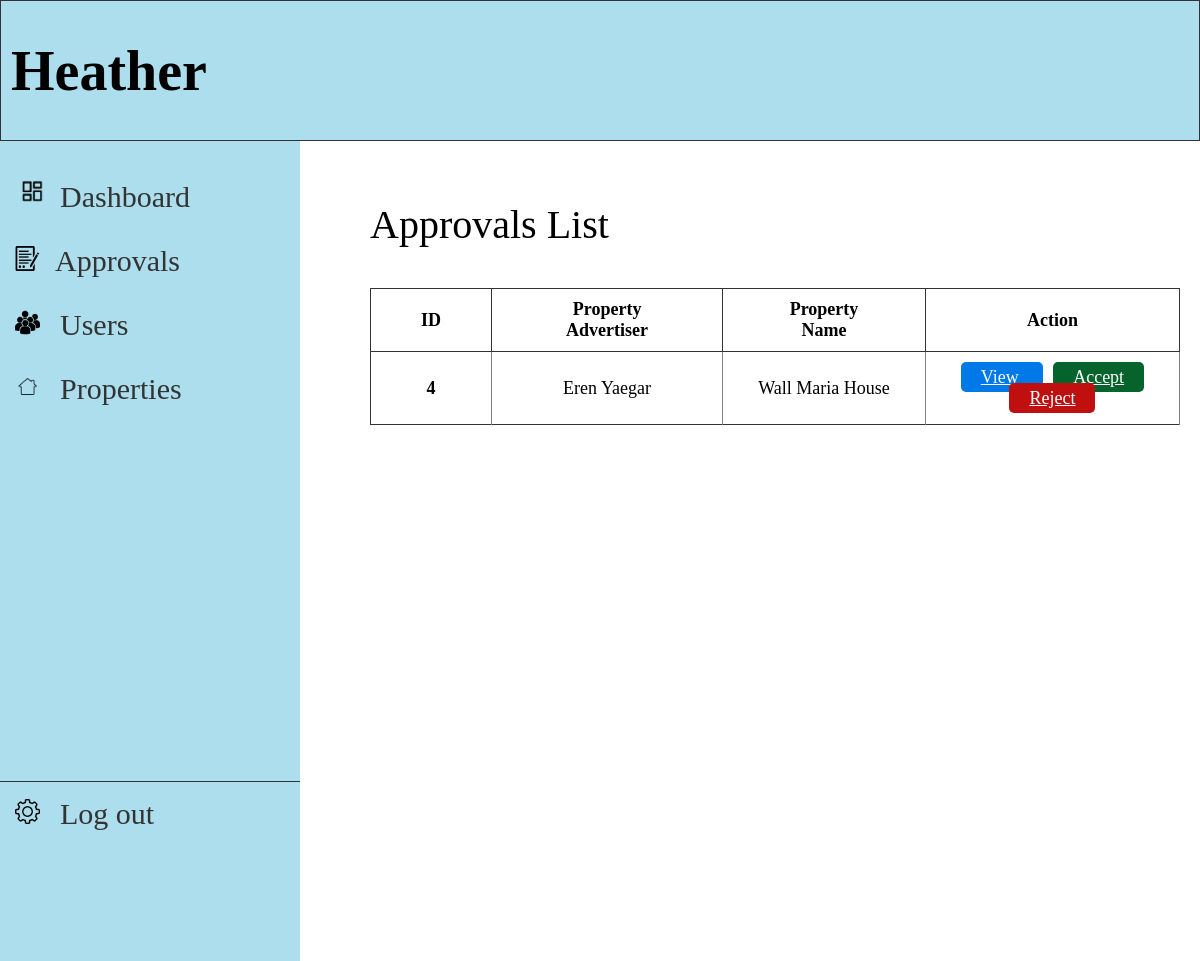
Page /admin/approvalList.php on the committed database.
### tables this page shows
CREATE TABLE `property` (
  `PROP_ID` int(11) NOT NULL,
  `PROP_NAME` varchar(75) DEFAULT NULL,
  `ADVERTISER_ID` int(11) NOT NULL,
  `PROP_ADDRESS` varchar(100) DEFAULT NULL,
  `POSTCODE` int(11) DEFAULT NULL,
  `FLOOR_AREA` decimal(10,2) DEFAULT NULL,
  `ROOM_NUM` int(11) NOT NULL,
  `PROP_DESCRIPTION` varchar(100) DEFAULT NULL,
  `PROP_PRICE` decimal(10,2) DEFAULT NULL,
  `PROP_RULES` varchar(100) DEFAULT NULL,
  `image` varchar(100) DEFAULT NULL,
  `status` varchar(20) NOT NULL DEFAULT 'pending'
);

### admin/approvalList.php (the view, shortened to what this page needs)
<!DOCTYPE html>
<html lang="en">
<head>
</head>
<body>
<header>
    <h1>Heather</h1>
</header>
<div class="container">
    <nav>
        <a href="#dashboard" onclick="redirectPage('adminDashboard')"><img class="sidebar-image" src= "../img/dashboard.png" width="35px" >Dashboard</a>
        <a href="#approvals" onclick="redirectPage('approvalList')"><img class="sidebar-image" src= "../img/form.png" width="25px" style="padding-right:15px">Approvals</a>
        <a href="#users" onclick="redirectPage('userList')"><img class="sidebar-image" src= "../img/users.png" width="25px" style="padding-right:20px">Users</a>
        <a href="#properties" onclick="redirectPage('propertyList')"><img class="sidebar-image" src= "../img/property.png" width="25px" style="padding-right:20px">Properties</a>
        <a href="#logout" class="logout" style="border-top: 0.5px solid #333" onclick="redirectPage('adminLoginPage')"><img class="sidebar-image" src= "../img/settings.png" width="25px" style="padding-right:20px">Log out</a>
    </nav>
    <div class="content">
        <p class="page-header" style="display:inline-block">Approvals List</p>
        <table class="table">
            <thead>
                <tr>
                <th scope="col">ID</th>
                <th scope="col">Property Advertiser</th>
                <th scope="col">Property Name</th>
                <th scope="col">Action</th>
                </tr>
            </thead>
            <tbody>
                <?php
                    include "../connection.php";
                    $sql = "SELECT property.PROP_ID, CONCAT(users.USER_FNAME, ' ', users.USER_LNAME) AS user_name, property.PROP_NAME, property.PROP_ADDRESS, property.status
                    FROM property
                    INNER JOIN users ON property.ADVERTISER_ID = users.USER_ID
                    WHERE property.status = 'pending'  OR property.status = 'rejected'";
                    $result = $conn->query($sql);
                    while($row=$result->fetch_assoc())
                    {
                        echo "<tr>
                                <th scope='row'>{$row['PROP_ID']}</th>
                                <td>{$row['user_name']}</td>
                                <td>{$row['PROP_NAME']}</td>
                                <td>
                                <a class='button view-button' href='approval/view.php?PROP_ID={$row['PROP_ID']}' onclick=> View </a>
                                <a class='button success-button' href='approval/accept.php?PROP_ID={$row['PROP_ID']}'> Accept </a>
                                <a class='button danger-button' href='approval/reject.php?PROP_ID={$row['PROP_ID']}'> Reject </a>
                                </td>
                             </tr>";
                    }
                ?>
            </tbody>
        </table>
    </div>
</div>
</body>
</html>

### admin/approvalList.php (style rules this page uses)
body, html { height: 100%; margin: 0; padding: 0; font-family: Inria Serif; overflow: hidden; }
header { background-color: #ACDEEE; padding-left: 10px; border: 0.5px solid #333; font-size: 28px; }
.container { display: flex; height: 100vh; }
nav { width: 300px; height: 100%; background-color: #ACDEEE; overflow-x: hidden; padding-top: 20px; }
nav a { padding: 15px; text-decoration: none; font-size: 30px; color: #333; display: block; }
.content { flex: 1; padding: 20px; }
.sidebar-image { padding-right: 10px; }
.logout { margin-top: 360px; }
.page-header { font-size: 40px; margin-left: 50px; }
table { margin-left: 50px; }
table, th[scope="col"] { font-size: large; border: 1px solid #333; border-collapse: collapse; padding: 10px 50px 10px 50px; }
td, th[scope="row"] { display: table-cell; padding: 15px 5px 15px 5px; border-right: 1px solid grey; text-align: center; }
.button { padding: 5px 20px 5px 20px; border: none; border-radius: 5px; color: white; cursor: pointer; margin: 5px; }
.view-button { background: #0079E8; }
.success-button { background: #07632C; }
.danger-button { background: #C00F0F; }

### rows in the picture
property: PROP_ID "4", user_name "Eren Yaegar", PROP_NAME "Wall Maria House"
